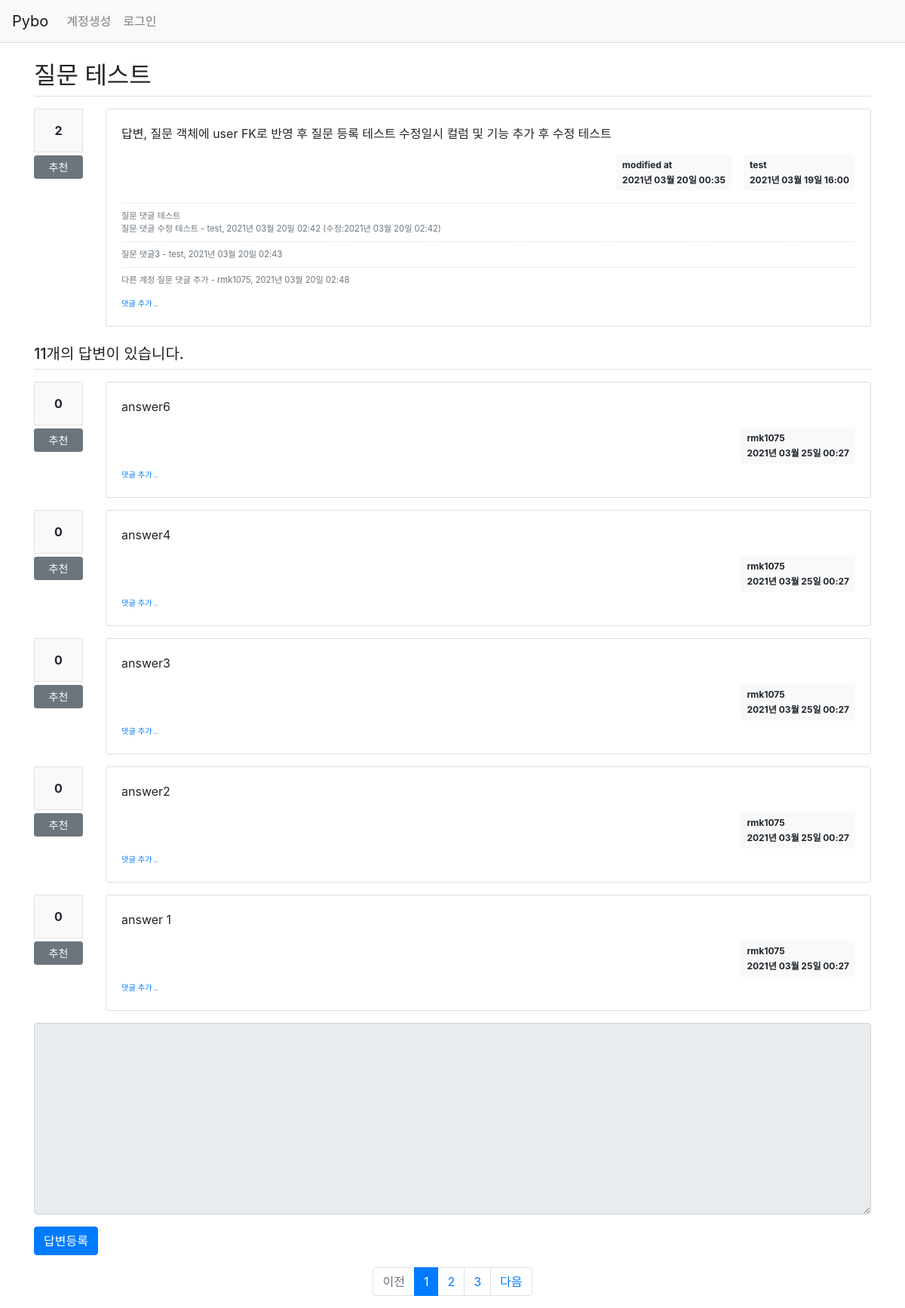
/question/detail/302/, run on the app's committed database.
### pybo/models.py (models this page shows)
class Question(db.Model):
    id = db.Column(db.Integer, primary_key=True)
    subject = db.Column(db.String(200), nullable=False)
    content = db.Column(db.Text(), nullable=False)
    create_date = db.Column(db.DateTime(), nullable=False)
    user_id = db.Column(db.Integer, db.ForeignKey('user.id', ondelete='CASCADE'), nullable=False)
    user = db.relationship('User', backref=db.backref('question_set'))
    modify_date = db.Column(db.DateTime(), nullable=True)
    voter = db.relationship('User', secondary=question_voter, backref=db.backref('question_voter_set'))

class User(db.Model):
    id = db.Column(db.Integer, primary_key=True)
    username = db.Column(db.String(150), unique=True, nullable=False)
    password = db.Column(db.String(200), nullable=False)
    email = db.Column(db.String(120), unique=True, nullable=False)

class Comment(db.Model):
    id = db.Column(db.Integer, primary_key=True)
    user_id = db.Column(db.Integer, db.ForeignKey('user.id', ondelete='CASCADE'), nullable=False)
    user = db.relationship('User', backref=db.backref('comment_set'))
    content = db.Column(db.Text(), nullable=False)
    create_date = db.Column(db.DateTime(), nullable=False)
    modify_date = db.Column(db.DateTime())
    question_id = db.Column(db.Integer, db.ForeignKey('question.id', ondelete='CASCADE'), nullable=True)
    question = db.relationship('Question', backref=db.backref('comment_set'))
    answer_id = db.Column(db.Integer, db.ForeignKey('answer.id', ondelete='CASCADE'), nullable=True)
    answer = db.relationship('Answer', backref=db.backref('comment_set'))

class Answer(db.Model):
    id = db.Column(db.Integer, primary_key=True)
    question_id = db.Column(db.Integer, db.ForeignKey('question.id', ondelete='CASCADE'))
    question = db.relationship('Question', backref=db.backref('answer_set'))
    content = db.Column(db.Text(), nullable=False)
    create_date = db.Column(db.DateTime(), nullable=False)
    user_id = db.Column(db.Integer, db.ForeignKey('user.id', ondelete='CASCADE'), nullable=False)
    user = db.relationship('User', backref=db.backref('answer_set'))
    modify_date = db.Column(db.DateTime(), nullable=True)
    voter = db.relationship('User', secondary=answer_voter, backref=db.backref('answer_voter_set'))

### pybo/views/question_views.py (the view)
@bp.route('/detail/<int:question_id>/')
def detail(question_id):
    form = AnswerForm()
    question = Question.query.get_or_404(question_id)
    page = request.args.get('page', type=int, default=1)
    answer_list = answer_list = Answer.query.filter(Answer.question_id == question_id).order_by(Answer.create_date.desc())
    answer_list = answer_list.paginate(page, per_page=5)
    return render_template('question/question_detail.html', question=question, answer_list=answer_list, form=form)

### pybo/forms.py
class AnswerForm(FlaskForm):
    content = TextAreaField('내용', validators=[DataRequired('내용은 필수입력 항목입니다.')])

### pybo/filter.py (called while the page is built)
def format_datetime(value, fmt='%Y년 %m월 %d일 %H:%M'):
    return value.strftime(fmt)

### pybo/views/auth_views.py (called while the page is built)
@bp.before_app_request
def load_logged_in_user():
    user_id = session.get('user_id')
    if user_id is None:
        g.user = None
    else:
        g.user = User.query.get(user_id)

### pybo/templates/question/question_detail.html (shortened to what this page needs)
{% extends 'base.html' %}
{% block content %}
<div class="container my-3">
    <h2 class="border-bottom py-2">{{ question.subject }}</h2>
    <div class="row my-3">
        <div class="col-1">
            <div class="bg-light text-center p-3 border font-weight-bolder mb-1">{{ question.voter|length }}</div>
            <a href="#" data-uri="{{ url_for('vote.question', question_id=question.id) }}"
               class="recommend btn btn-sm btn-secondary btn-block my-1">추천</a>
        </div>
        <div class="col-11">
            <div class="card">
                <div class="card-body">
                    <div class="card-text">{{ question.content|markdown }}</div>
                    <div class="d-flex justify-content-end">
                        {% if question.modify_date %}
                        <div class="badge badge-light p-2 text-left mx-3">
                            <div class="mb-2">modified at</div>
                            <div>{{ question.modify_date|datetime }}</div>
                        </div>
                        {% endif %}
                        <div class="badge badge-light p-2 text-left">
                            <div class="mb-2">{{ question.user.username }}</div>
                            <div>{{ question.create_date|datetime }}</div>
                        </div>
                    </div>
                    {% if question.comment_set|length > 0 %}
                    <div class="mt-3">
                    {% for comment in question.comment_set %}
                        <div class="comment py-2 text-muted">
                            <span style="white-space: pre-line;">{{ comment.content }}</span>
                            <span>
                                - {{ comment.user.username }}, {{ comment.create_date|datetime }}
                                {% if comment.modify_date %}
                                (수정:{{ comment.modify_date|datetime }})
                                {% endif %}
                            </span>
                        </div>
                    {% endfor %}
                    </div>
                    {% endif %}
                    <div>
                        <a href="{{ url_for('comment.create_question', question_id=question.id) }}"
                           class="small"><small>댓글 추가 ..</small></a>
                    </div>
                </div>
            </div>
        </div>
    </div>
    <h5 class="border-bottom my-3 py-2">{{ question.answer_set|length }}개의 답변이 있습니다.</h5>
    {% for answer in answer_list.items %}
    <div class="row my-3">
        <div class="col-1">
            <div class="bg-light text-center p-3 border font-weight-bolder mb-1">{{ answer.voter|length }}</div>
            <a href="#" data-uri="{{ url_for('vote.answer', answer_id=answer.id) }}"
                class="recommend btn btn-sm btn-secondary btn-block my-1">추천</a>
        </div>
        <div class="col-11">
            <div class="card">
                <div class="card-body">
                    <div class="card-text">{{ answer.content|markdown }}</div>
                    <div class="d-flex justify-content-end">
                        <div class="badge badge-light p-2 text-left">
                            <div class="mb-2">{{ answer.user.username }}</div>
                            <div>{{ answer.create_date|datetime }}</div>
                        </div>
                    </div>
                    <div>
                        <a href="{{ url_for('comment.create_answer', answer_id=answer.id) }}"
                           class="small"><small>댓글 추가 ..</small></a>
                    </div>
                </div>
            </div>
        </div>
    </div>
    {% endfor %}
    <form action="{{ url_for('answer.create', question_id=question.id) }}" method="post" class="my-3">
        <div class="form-group">
            <textarea {% if not g.user %}disabled{% endif %} name="content" id="content" class="form-control" rows="10"></textarea>
        </div>
        <input type="submit" value="답변등록" class="btn btn-primary">
    </form>
    <ul class="pagination justify-content-center">
        {% if answer_list.has_prev %}
        <li class="page-item">
            <a class="page-link" data-page="{{ answer_list.prev_num }}" href="#">이전</a>
        </li>
        {% else %}
        <li class="page-item disabled">
            <a class="page-link" tabindex="-1" aria-disabled="true" href="#">이전</a>
        </li>
        {% endif %}
        {% for page_num in answer_list.iter_pages() %}
            {% if page_num %}
                {% if page_num != answer_list.page %}
                <li class="page-item">
                    <a class="page-link" data-page="{{ page_num }}" href="#">{{ page_num }}</a>
                </li>
                {% else %}
                <li class="page-item active" aria-current="page">
                    <a class="page-link" href="#">{{ page_num }}</a>
                </li>
                {% endif %}
           {% else %}
                <li class="disabled">
                    <a class="page-link" href="#">...</a>
                </li>
           {% endif %}
        {% endfor %}
        {% if answer_list.has_next %}
        <li class="page-item">
            <a class="page-link" data-page="{{ answer_list.next_num }}" href="#">다음</a>
        </li>
        {% else %}
        <li class="page-item disabled">
            <a class="page-link" tabindex="-1" aria-disabled="true" href="#">다음</a>
        </li>
        {% endif %}
    </ul>
</div>
{% endblock %}

### pybo/templates/base.html (shortened to what this page needs)
<!doctype html>
<html lang="ko">
<head>
    <link rel="stylesheet" href="{{ url_for('static', filename='bootstrap.min.css') }}">
    <link rel="stylesheet" href="{{ url_for('static', filename='style.css') }}">
</head>
<body>
{% include "navbar.html" %}
{% block content %}
{% endblock %}
</body>
</html>

### pybo/templates/navbar.html (shortened to what this page needs)
<nav class="navbar navbar-expand-lg navbar-light bg-light border-bottom">
    <a class="navbar-brand" href="{{ url_for('main.index') }}">Pybo</a>
    <div class="collapse navbar-collapse flex-grow-0" id="navbarNav">
        {% if g.user %}
        <ul class="navbar-nav">
            <li class="nav-item ">
                <a class="nav-link" href="{{ url_for('auth.logout') }}">{{ g.user.username }} (로그아웃)</a>
            </li>
            <li class="nav-item ">
                <a class="nav-link" href="{{ url_for('auth.change_password') }}">비밀번호 변경</a>
            </li>
        </ul>
        {% else %}
        <ul class="navbar-nav">
            <li class="nav-item ">
                <a class="nav-link" href="{{ url_for('auth.signup') }}">계정생성</a>
            </li>
            <li class="nav-item ">
                <a class="nav-link" href="{{ url_for('auth.login') }}">로그인</a>
            </li>
        </ul>
        {% endif %}
    </div>
</nav>

### pybo/static/style.css (style rules this page uses)
.comment { border-top:dotted 1px #ddd; font-size:0.7em; }

### data on the page
Question: subject "질문 테스트", content "답변, 질문 객체에 user FK로 반영 후 질문 등록 테스트 수정일시 컬럼 및 기능 추가 후 수정 테스트", modify_date "2021년 03월 20일 00:35", create_date "2021년 03월 19일 16:00"
User: user.username "test"
Comment: content "질문 댓글 테스트 질문 댓글 수정 테스트", user.username "test", create_date "2021년 03월 20일 02:42", modify_date "2021년 03월 20일 02:42"
Comment: content "질문 댓글3", user.username "test", create_date "2021년 03월 20일 02:43"
Comment: content "다른 계정 질문 댓글 추가", user.username "rmk1075", create_date "2021년 03월 20일 02:48"
Answer: voter|length "0", content "answer6", user.username "rmk1075", create_date "2021년 03월 25일 00:27"
Answer: voter|length "0", content "answer4", user.username "rmk1075", create_date "2021년 03월 25일 00:27"
Answer: voter|length "0", content "answer3", user.username "rmk1075", create_date "2021년 03월 25일 00:27"
Answer: voter|length "0", content "answer2", user.username "rmk1075", create_date "2021년 03월 25일 00:27"
Answer: voter|length "0", content "answer 1", user.username "rmk1075", create_date "2021년 03월 25일 00:27"

### other printed values
{{ question.voter|length }} "2"
{{ question.answer_set|length }} "11"
{{ page_num }} "1"
{{ page_num }} "2" "3"
